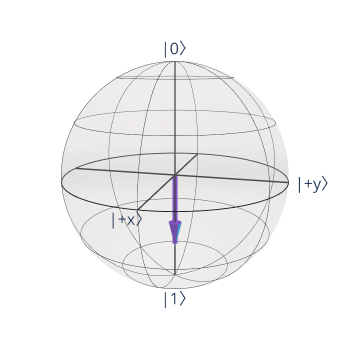

The code cell stored with this chart in its notebook:
### Code cell
from kaleidoscope import bloch_sphere
bloch_sphere([psi, psi_hat])
